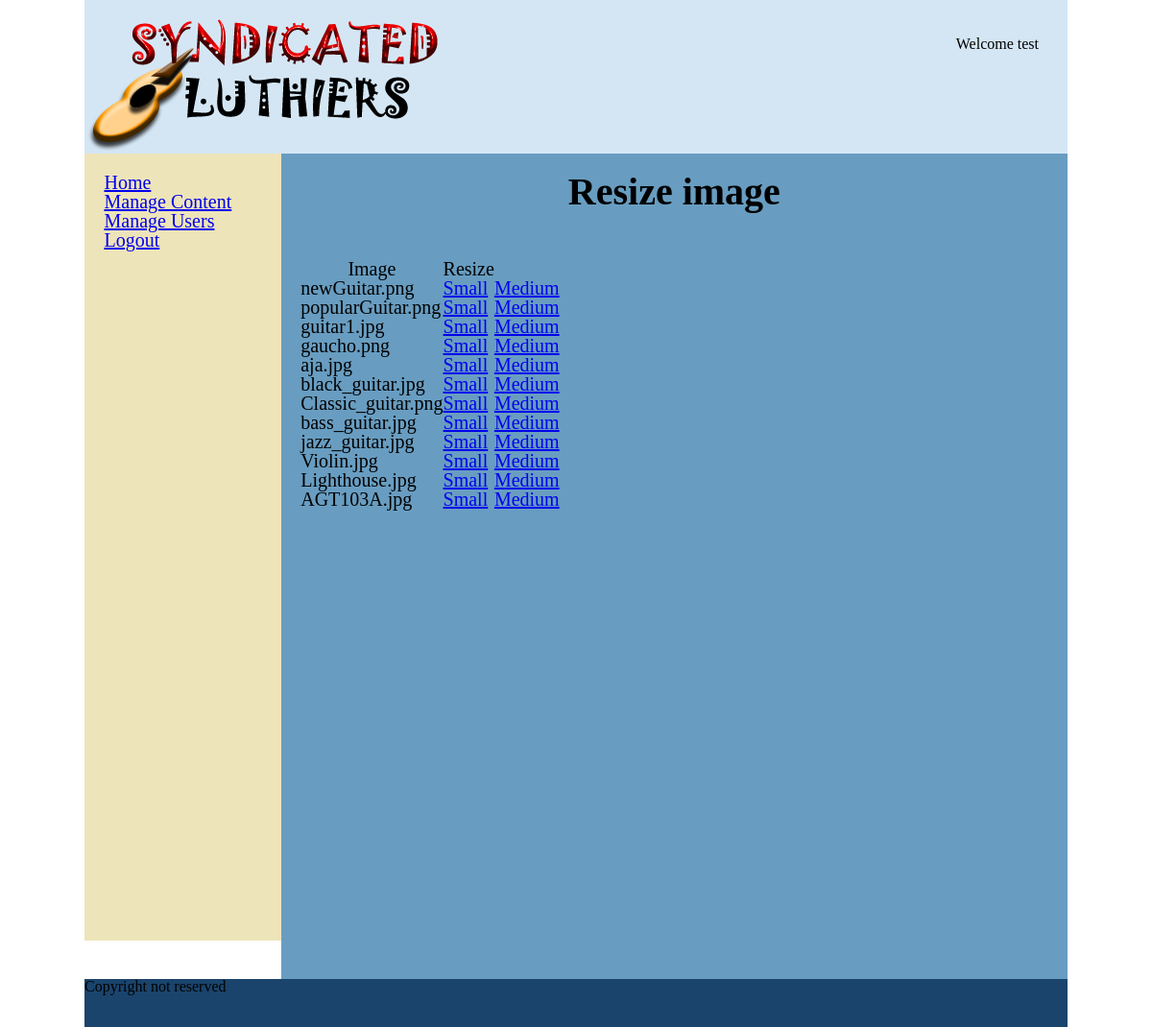
Page /edit_image.php (signed in) on the committed database.
### tables this page shows
CREATE TABLE IF NOT EXISTS `images` (
  `image_id` int(5) NOT NULL,
  `file_name` varchar(30) NOT NULL,
  `file_size` int(9) NOT NULL,
  `file_type` varchar(30) NOT NULL,
  `page_id` int(5) NOT NULL
);

### includes/models/database.php (called while the page is built, shortened)
<?php
class MySql_database {
	private $mysqli;
	public function open_connection() {
		try {
			@ $this->mysqli = new mysqli(DB_SERVER, DB_USER, DB_PASSWORD, DB_NAME);
		}
		catch ( database_exception $e) {
			echo $e . "<br/>";
			echo $e->clean_up();
		}
	}
	public function query($sql) {
		$result = $this->mysqli->query($sql);
		return $result;
	}
	public function fetch_assoc_array($result_set) {
		return $result_set->fetch_assoc();
	}
}
?>

### includes/models/image.php (called while the page is built, shortened)
<?php
class Image {
	public static function find_all_images($db) {
		$sql  = "SELECT * ";
		$sql .= "FROM images ";
		$sql .= "ORDER BY image_id ASC";
		$image_set = $db->query($sql);
		return $image_set;
	}
}
?>

### edit_image.php (the view, shortened to what this page needs)
<?php include("includes/header.php"); ?>
<?php
	$db = new MySql_database();
	$image_set = Image::find_all_images($db);
?>
<div id="wrapper">
	<div id="header" class="clearfix">
	    <div id="header_logo">
		     <img src="images/logo.png" alt="syndicated luthiers logo">
		</div>
		<div id="admin_header_log_in">
			<p>Welcome <?php echo $_SESSION['admin_user'] ?></p>
		</div>
	</div>
	<div id="content" class="clearfix">
		<div id="left_column">
			<ul>
			    <li><a href="admin.php">Home</a></li>
			    <li><a href="manage_content.php">Manage Content</a></li>
			    <li><a href="manage_admins.php">Manage Users</a></li>
			    <li><a href="log_out_admin.php">Logout</a></li>
			</ul>
		</div>
	    <div id="main_content">
			<h2>Resize image</h2>
			<br />
			<table>
				<tr>
				    <th>Image</th>
					<th>Resize</th>
				</tr>
				<?php while($image = $db->fetch_assoc_array($image_set)) { ?>
				<tr>
					<td><?php echo htmlspecialchars($image["file_name"]); ?></td>
					<td><a href="image_resize.php?id=<?php echo $image['image_id']?>&size=300" onclick="return confirm('Are you sure?');">Small</a></td>
					<td><a href="image_resize.php?id=<?php echo $image['image_id'];?>&size=600" onclick="return confirm('Are you sure?');">Medium</a></td>
				</tr>
				<?php
				    }
				?>
			</table>
		</div>
	</div>
<?php include("includes/footer.php"); ?>

### css/main.css (style rules this page uses)
.clearfix:before,.clearfix:after { content:""; display:table; }
.clearfix:after { clear:both; }
#wrapper { width: 1024px; margin: 0 auto; }
#header { background-color: #D4E6F4; height: 160px; }
#header_logo { background-color: #D4E6F4; height: 160px; float: left; }
#content { min-height: 800px; }
#left_column { float: left; width: 16%; background-color: #EEE4B9; font-size: 20px; padding-left: 2%; padding-right: 2%; padding-top: 2%; min-height: 800px; }
#main_content { float: left; width: 76%; font-size: 20px; background-color: #689DC1; padding-left: 2%; padding-right: 2%; padding-top: 2%; min-height: 800px; }
#admin_header_log_in { float: right; margin-right: 30px; margin-top: 30px; line-height: 2em; }
#main_content { padding-bottom: 40px; }
#main_content h2 { text-align: center; margin-bottom: 30px; font-size: 2em; font-weight: bold; }

### rows in the picture
images: file_name "newGuitar.png"
images: file_name "popularGuitar.png"
images: file_name "guitar1.jpg"
images: file_name "gaucho.png"
images: file_name "aja.jpg"
images: file_name "black_guitar.jpg"
images: file_name "Classic_guitar.png"
images: file_name "bass_guitar.jpg"
images: file_name "jazz_guitar.jpg"
images: file_name "Violin.jpg"
images: file_name "Lighthouse.jpg"
images: file_name "AGT103A.jpg"

### other values in the picture
$_SESSION['admin_user'] "test"
